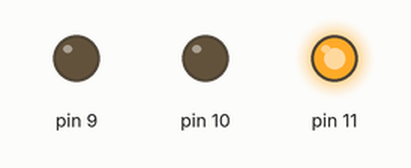
Bench run of a sketch on a simulated Arduino Uno, built with avr-gcc and run on an emulated ATmega328P. Shown: output pins drawn as LEDs (lit = HIGH).

Above: at 3.0 s.
At 7.5 s:
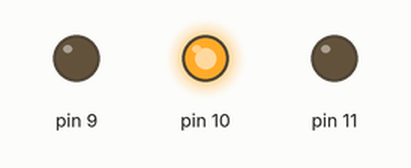
At 12.0 s:
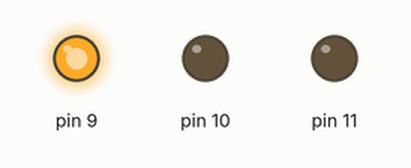
Timing chart, 0 to 19.5 s (numbered marks = the images above):
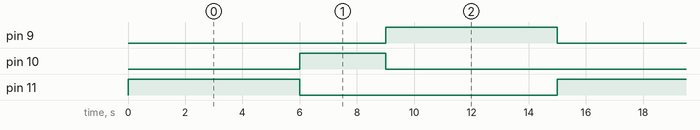

The sketch:

Sem_foro.ino
```cpp
//Iaçá semáforo
void setup()
{
  pinMode(11, OUTPUT);
  pinMode(10, OUTPUT);
  pinMode(9, OUTPUT);
}

void loop()
{
  digitalWrite(11, HIGH);
  digitalWrite(10, LOW);
  digitalWrite(9, LOW);
  delay(6000);
  digitalWrite(11, LOW);
  digitalWrite(10, HIGH);
  digitalWrite(9, LOW);
  delay(3000);
  digitalWrite(11, LOW);
  digitalWrite(10, LOW);
  digitalWrite(9, HIGH);
  delay(6000);
}
```

Measured:
- by itself, pin 9, pin 11: alternates HIGH for 6.0 s and LOW for 9.0 s
- by itself, pin 10: alternates HIGH for 3.0 s and LOW for 12.0 s
- by itself, everything shown: repeats every 15.0 s, in 3 steps
